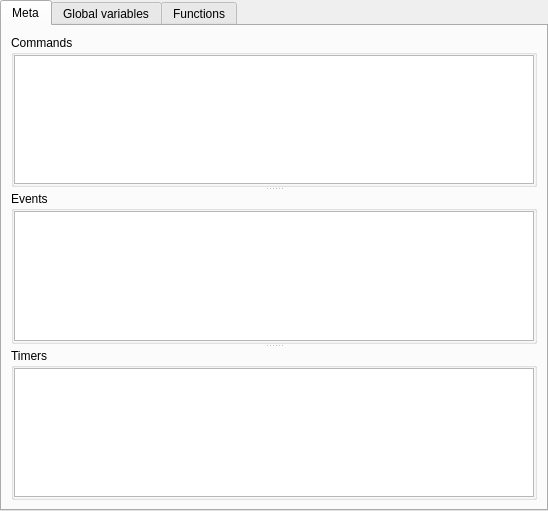
<?xml version="1.0" encoding="UTF-8"?>
<ui version="4.0">
 <class>IScriptEditorEE</class>
 <widget class="QDialog" name="IScriptEditorEE">
  <property name="geometry">
   <rect>
    <x>0</x>
    <y>0</y>
    <width>548</width>
    <height>511</height>
   </rect>
  </property>
  <property name="windowTitle">
   <string>Dialog</string>
  </property>
  <layout class="QGridLayout" name="gridLayout">
   <property name="leftMargin">
    <number>0</number>
   </property>
   <property name="topMargin">
    <number>0</number>
   </property>
   <property name="rightMargin">
    <number>0</number>
   </property>
   <property name="bottomMargin">
    <number>0</number>
   </property>
   <property name="spacing">
    <number>0</number>
   </property>
   <item row="0" column="0">
    <widget class="QTabWidget" name="tabWidget">
     <property name="currentIndex">
      <number>0</number>
     </property>
     <widget class="QWidget" name="tabMeta">
      <attribute name="title">
       <string>Meta</string>
      </attribute>
      <layout class="QGridLayout" name="gridLayout_2">
       <item row="0" column="0">
        <widget class="QSplitter" name="splitter">
         <property name="orientation">
          <enum>Qt::Vertical</enum>
         </property>
         <widget class="QGroupBox" name="groupBox">
          <property name="title">
           <string>Commands</string>
          </property>
          <layout class="QGridLayout" name="gridLayout_7">
           <property name="leftMargin">
            <number>0</number>
           </property>
           <property name="topMargin">
            <number>0</number>
           </property>
           <property name="rightMargin">
            <number>0</number>
           </property>
           <property name="bottomMargin">
            <number>0</number>
           </property>
           <property name="spacing">
            <number>0</number>
           </property>
           <item row="0" column="0">
            <widget class="QTableView" name="commandsView">
             <property name="editTriggers">
              <set>QAbstractItemView::NoEditTriggers</set>
             </property>
             <property name="alternatingRowColors">
              <bool>true</bool>
             </property>
             <property name="selectionMode">
              <enum>QAbstractItemView::SingleSelection</enum>
             </property>
             <property name="selectionBehavior">
              <enum>QAbstractItemView::SelectRows</enum>
             </property>
             <attribute name="horizontalHeaderStretchLastSection">
              <bool>true</bool>
             </attribute>
            </widget>
           </item>
          </layout>
         </widget>
         <widget class="QGroupBox" name="groupBox_2">
          <property name="title">
           <string>Events</string>
          </property>
          <layout class="QGridLayout" name="gridLayout_6">
           <property name="leftMargin">
            <number>0</number>
           </property>
           <property name="topMargin">
            <number>0</number>
           </property>
           <property name="rightMargin">
            <number>0</number>
           </property>
           <property name="bottomMargin">
            <number>0</number>
           </property>
           <property name="spacing">
            <number>0</number>
           </property>
           <item row="0" column="0">
            <widget class="QTableView" name="eventsView">
             <property name="editTriggers">
              <set>QAbstractItemView::NoEditTriggers</set>
             </property>
             <property name="alternatingRowColors">
              <bool>true</bool>
             </property>
             <property name="selectionMode">
              <enum>QAbstractItemView::SingleSelection</enum>
             </property>
             <property name="selectionBehavior">
              <enum>QAbstractItemView::SelectRows</enum>
             </property>
             <attribute name="horizontalHeaderStretchLastSection">
              <bool>true</bool>
             </attribute>
            </widget>
           </item>
          </layout>
         </widget>
         <widget class="QGroupBox" name="groupBox_3">
          <property name="title">
           <string>Timers</string>
          </property>
          <layout class="QGridLayout" name="gridLayout_5">
           <property name="leftMargin">
            <number>0</number>
           </property>
           <property name="topMargin">
            <number>0</number>
           </property>
           <property name="rightMargin">
            <number>0</number>
           </property>
           <property name="bottomMargin">
            <number>0</number>
           </property>
           <property name="spacing">
            <number>0</number>
           </property>
           <item row="0" column="0">
            <widget class="QTableView" name="timersView">
             <property name="editTriggers">
              <set>QAbstractItemView::NoEditTriggers</set>
             </property>
             <property name="alternatingRowColors">
              <bool>true</bool>
             </property>
             <property name="selectionMode">
              <enum>QAbstractItemView::SingleSelection</enum>
             </property>
             <property name="selectionBehavior">
              <enum>QAbstractItemView::SelectRows</enum>
             </property>
             <attribute name="horizontalHeaderStretchLastSection">
              <bool>true</bool>
             </attribute>
            </widget>
           </item>
          </layout>
         </widget>
        </widget>
       </item>
      </layout>
     </widget>
     <widget class="QWidget" name="tabVars">
      <attribute name="title">
       <string>Global variables</string>
      </attribute>
      <layout class="QGridLayout" name="gridLayout_3">
       <property name="leftMargin">
        <number>0</number>
       </property>
       <property name="topMargin">
        <number>0</number>
       </property>
       <property name="rightMargin">
        <number>0</number>
       </property>
       <property name="bottomMargin">
        <number>0</number>
       </property>
       <property name="spacing">
        <number>0</number>
       </property>
       <item row="0" column="0">
        <widget class="QTableView" name="varView">
         <property name="editTriggers">
          <set>QAbstractItemView::NoEditTriggers</set>
         </property>
         <property name="alternatingRowColors">
          <bool>true</bool>
         </property>
         <property name="selectionMode">
          <enum>QAbstractItemView::SingleSelection</enum>
         </property>
         <property name="selectionBehavior">
          <enum>QAbstractItemView::SelectRows</enum>
         </property>
         <attribute name="horizontalHeaderStretchLastSection">
          <bool>true</bool>
         </attribute>
        </widget>
       </item>
      </layout>
     </widget>
     <widget class="QWidget" name="tabFnct">
      <attribute name="title">
       <string>Functions</string>
      </attribute>
      <layout class="QGridLayout" name="gridLayout_4">
       <item row="1" column="1">
        <widget class="QGroupBox" name="fnctParamBox">
         <property name="title">
          <string>Execute parameters</string>
         </property>
         <layout class="QVBoxLayout" name="verticalLayout">
          <item>
           <spacer name="horizontalSpacer">
            <property name="orientation">
             <enum>Qt::Horizontal</enum>
            </property>
            <property name="sizeHint" stdset="0">
             <size>
              <width>236</width>
              <height>20</height>
             </size>
            </property>
           </spacer>
          </item>
          <item>
           <widget class="QPushButton" name="btnExecFnct">
            <property name="enabled">
             <bool>false</bool>
            </property>
            <property name="font">
             <font>
              <weight>75</weight>
              <bold>true</bold>
             </font>
            </property>
            <property name="text">
             <string>Execute selected function</string>
            </property>
           </widget>
          </item>
          <item>
           <spacer name="verticalSpacer">
            <property name="orientation">
             <enum>Qt::Vertical</enum>
            </property>
            <property name="sizeHint" stdset="0">
             <size>
              <width>20</width>
              <height>40</height>
             </size>
            </property>
           </spacer>
          </item>
         </layout>
        </widget>
       </item>
       <item row="0" column="1">
        <widget class="QPushButton" name="btnFindFnct">
         <property name="text">
          <string>Find function in code</string>
         </property>
        </widget>
       </item>
       <item row="0" column="0" rowspan="3">
        <widget class="QTableView" name="fnctView">
         <property name="editTriggers">
          <set>QAbstractItemView::NoEditTriggers</set>
         </property>
         <property name="alternatingRowColors">
          <bool>true</bool>
         </property>
         <property name="selectionMode">
          <enum>QAbstractItemView::SingleSelection</enum>
         </property>
         <property name="selectionBehavior">
          <enum>QAbstractItemView::SelectRows</enum>
         </property>
         <attribute name="horizontalHeaderStretchLastSection">
          <bool>true</bool>
         </attribute>
        </widget>
       </item>
      </layout>
     </widget>
    </widget>
   </item>
  </layout>
  <action name="actionAdd_new">
   <property name="text">
    <string>Add new...</string>
   </property>
  </action>
  <action name="actionDelete">
   <property name="text">
    <string>Delete</string>
   </property>
  </action>
  <action name="actionEdit_Name">
   <property name="text">
    <string>Edit Name...</string>
   </property>
  </action>
  <action name="actionEdit_Value">
   <property name="text">
    <string>Edit Value...</string>
   </property>
  </action>
 </widget>
 <resources/>
 <connections/>
</ui>
